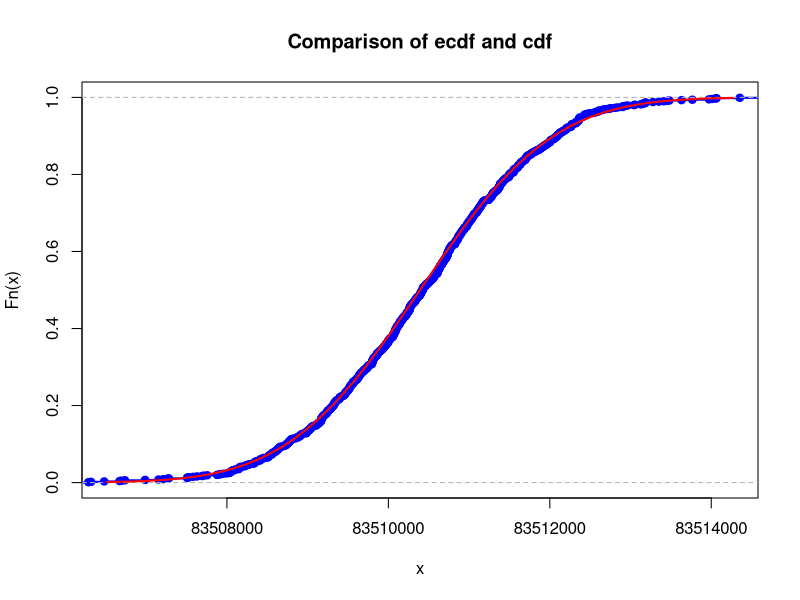
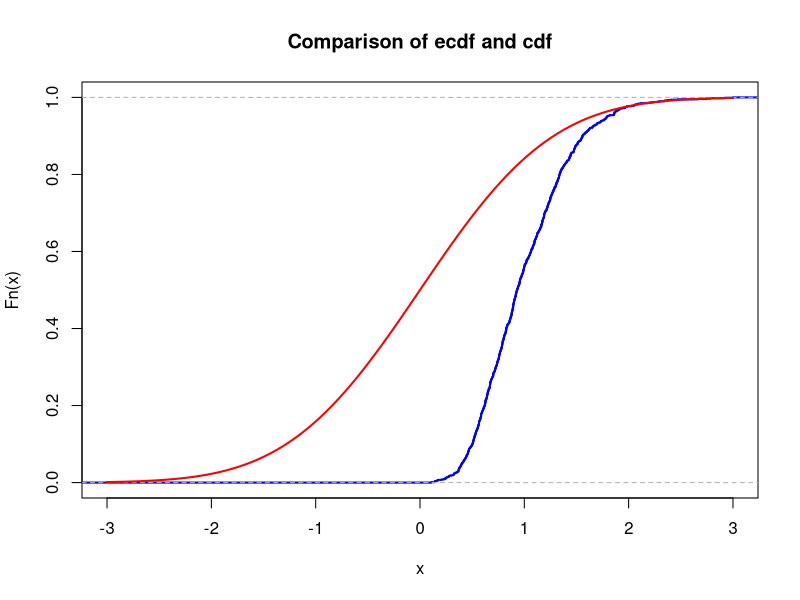

Write the R code that produced these figures, in order.
## ---- chunk 1
# your team id number 
                          ###
id <- 26                  ### Change to the correct id!
                          ###
set.seed(id)
p <- id/100
# matrices G and H
G <- matrix(c(1, 1, 1, 0, 0, 0, 0,
		1, 0, 0, 1, 1, 0, 0,
		0, 1, 0, 1, 0, 1, 0,
		1, 1, 0, 1, 0, 0, 1), nrow = 4, byrow = TRUE)
H <- t(matrix(c(1, 0, 1, 0, 1, 0, 1,
		0, 1, 1, 0, 0, 1, 1,
		0, 0, 0, 1, 1, 1, 1), nrow = 3, byrow = TRUE))
# cat("The matrix G is: \n") 
#G  
#cat("The matrix H is: \n") 
#H
#cat("The product GH must be zero: \n")
#(G%*%H) %%2
## ---- chunk 2
# generate N messages

message_generator <- function(N) {
  matrix(sample(c(0,1), 4*N, replace = TRUE), nrow = N)
}  
messages <- message_generator(100)
codewords <- (messages %*% G) %% 2
## ---- chunk 3
#  errors <- ...
#  received <-   
## ---- chunk 4
N_avogadro = 6.022 * (10 ** 23)
Time = 30.1*365*24*60*60 # half-life time in seconds
m = id*(10 ** (-6)) # mass of each sample in grams
n = 50 # samples quantity
M = 136.907089 # Atomic mass of Caesium-137.

lambda <- log(2)/Time # The activity of the single element 
N <- (m * N_avogadro)/M # The amount of atoms in 
mu <- N * lambda
K <- 1e3

sample_means <- colMeans(matrix(rpois(n*K, lambda = mu), nrow=n))

## ---- chunk 5
mu <- mu      
sigma <- sqrt(mu/n)  
mu
sigma
## ---- chunk 6
xlims <- c(mu-3*sigma,mu+3*sigma)
Fs <- ecdf(sample_means)
plot(Fs, 
     xlim = xlims, 
     ylim = c(0,1),
     col = "blue",
     lwd = 2,
     main = "Comparison of ecdf and cdf")
curve(pnorm(x, mean = mu, sd = sigma), col = "red", lwd = 2, add = TRUE)
## ---- chunk 7
nu1 <- 1  # change this!
K <- 1e3
n <- 5
sample_means <- colMeans(matrix(rexp(n*K, rate = nu1), nrow=n))
## ---- chunk 8
mu <- 0       # change this!
sigma <- 1    # change this!
## ---- chunk 9
xlims <- c(mu-3*sigma,mu+3*sigma)
Fs <- ecdf(sample_means)
plot(Fs, 
     xlim = xlims, 
     col = "blue",
     lwd = 2,
     main = "Comparison of ecdf and cdf")
curve(pnorm(x, mean = mu, sd = sigma), col = "red", lwd = 2, add = TRUE)
